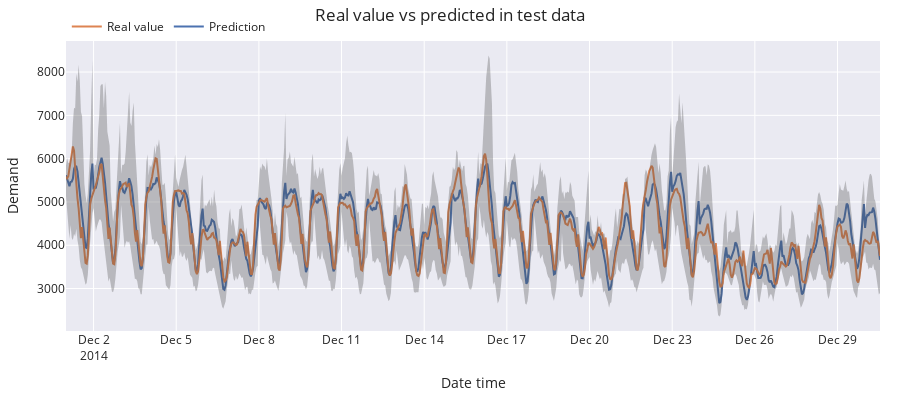

Notebook code cell kept with this figure:
### Code cell
# Predicted interval coverage (on test data)
# ==============================================================================
inside_interval = np.where(
                      (data.loc[end_validation:, 'Demand'] >= predictions["lower_bound"]) & \
                      (data.loc[end_validation:, 'Demand'] <= predictions["upper_bound"]),
                      True,
                      False 
                  )

coverage = inside_interval.mean()
print(f"Predicted interval coverage: {round(100*coverage, 2)} %")

# Area of the interval
# ==============================================================================
area = predictions['upper_bound'] - predictions['lower_bound']
area = area.sum()
print(f"Total area of the interval: {round(area, 2)}")

# Ploc
# ==============================================================================
plot_predicted_intervals(
    predictions=predictions,
    y_true=data_test,
    target_variable='Demand',
)

### Figure 1 — Plotly figure (JSON) as saved in the notebook; plotly's stock layout.template omitted (floating-point values rounded to 4 significant figures; data arrays with more than 128 entries replaced by an {"elided": "..."} marker saying what was removed)
{"data": [{"mode": "lines", "name": "Prediction", "type": "scatter", "x": {"elided": "710 str values"}, "y": {"elided": "710 float values"}}, {"mode": "lines", "name": "Real value", "type": "scatter", "x": {"elided": "710 str values"}, "y": {"elided": "710 float values"}}, {"line": {"width": 0}, "marker": {"color": "#444"}, "mode": "lines", "name": "Upper Bound", "showlegend": false, "type": "scatter", "x": {"elided": "710 str values"}, "y": {"elided": "710 float values"}}, {"fill": "tonexty", "fillcolor": "rgba(68, 68, 68, 0.3)", "line": {"width": 0}, "marker": {"color": "#444"}, "mode": "lines", "name": "Lower Bound", "showlegend": false, "type": "scatter", "x": {"elided": "710 str values"}, "y": {"elided": "710 float values"}}], "layout": {"height": 400, "hovermode": "x", "legend": {"orientation": "h", "x": 0.001, "xanchor": "left", "y": 1.1, "yanchor": "top"}, "margin": {"b": 20, "l": 20, "r": 20, "t": 35}, "title": {"text": "Real value vs predicted in test data"}, "width": 900, "xaxis": {"title": {"text": "Date time"}}, "yaxis": {"title": {"text": "Demand"}}}}
